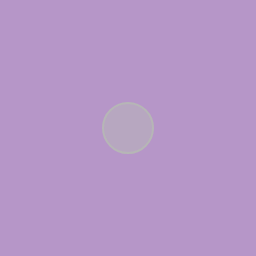
Frame 1 (no input)
Frame 60 (no input): identical to frame 1, image omitted
Frame 120 (the mouse pressed at the canvas centre since frame 60): identical to frame 1, image omitted

The p5.js sketch that drew this single still picture (run headless with seeded random() and noise() and a simulated clock; from frame 60 on, the mouse is pressed at the canvas centre):

// p5.js sketch
// ── sketch.js


var b, 
    mousePos,
    pos,
    target,
    vel,
    ctx,
    rad,
    drag,
    speed;

function setup(){
                    createCanvas(256, 256);
                    b = random(255);
    
                }



function draw(){
                    background(b, 150, 200);
    
    
                    strokeWeight(2);
                    stroke(b);
                    fill(b, 127);
                    ellipse(128, 128, 50, 50);    
                }



function mouseClicked() {
  
                            var d = dist(mouseX, mouseY, 128, 128);
                            if (d < 25) {b = random(255);} else {   mousePos = createVector(0,0);
                                                                    pos = createVector(0,0);
                                                                    target = createVector(0,0);
                                                                    vel = createVector(0,0); 
                                                                    drag = 0.76;
                                                                    strength = 0.15;
                                                                    r = 40; }
}
    
                        
